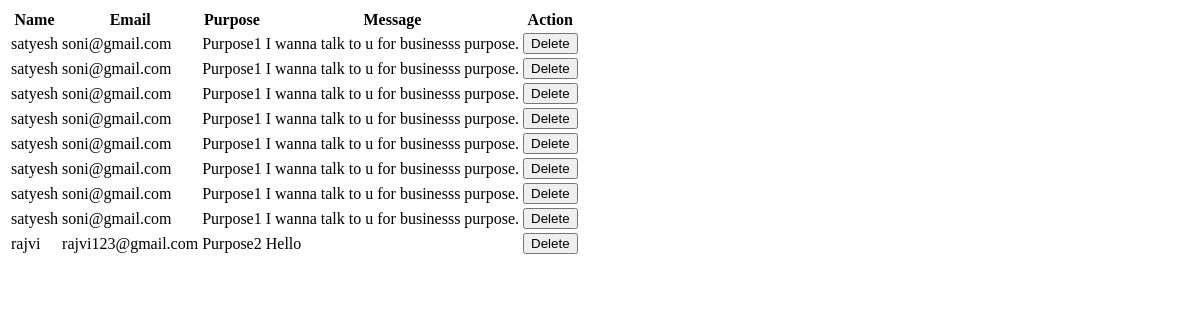
/admin-url/viewcontact, run on an earlier commit of the app's database.
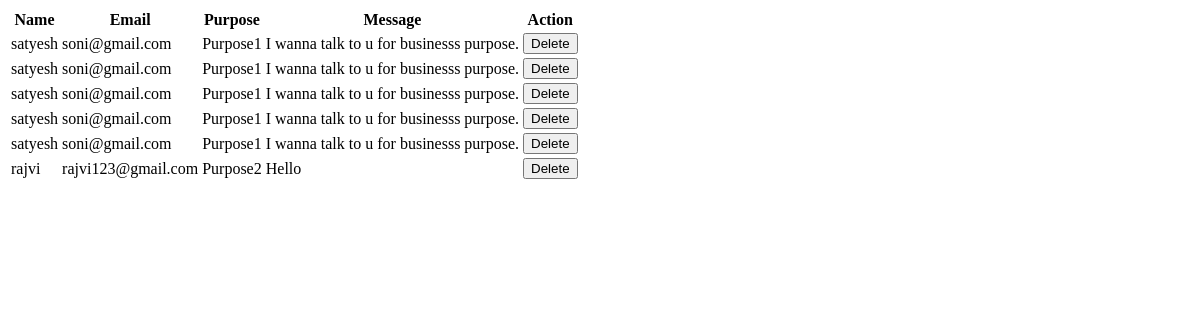
And on a later commit of the database.
### myapp/models.py (models this page shows)
class Contact(models.Model):
    name = models.CharField(max_length=200,null=True,verbose_name="Full Name :")
    email = models.EmailField(max_length=200,verbose_name="Email :")
    PURPOSE=(
        ('Purpose1','Purpose1'),
        ('Purpose2','Purpose2')
    )
    purpose = models.CharField(choices=PURPOSE,max_length=200,verbose_name='Purpose :')
    msg = models.TextField(max_length=1000,null=True)

### adminapp/views.py (the view)
# urls.py: path('viewcontact', ContactUs, name='viewcontactus'),
def ContactUs(req):
    form = Contact.objects.all()
    context={
        'forms' : form
    }
    return render(req, 'Viewcontacts.html',context)

### adminapp/templates/Viewcontacts.html
<table>
    <tr>
        <th>Name</th>
        <th>Email</th>
        <th>Purpose</th>
        <th>Message</th>
        <th>Action</th>
    </tr>
        {% for data in forms%}
             <tr>
                <td>{{data.name}}</td>
                <td>{{data.email}}</td>
                <td>{{data.purpose}}</td>
                <td>{{data.msg}}</td>
                <td><a href="{% url 'deletecontacts' data.id %}"><button type='submit' onclick="return confirm('Are you sure to Delete?')" class='btn btn-danger'>Delete</button></a></td>
            </tr>
        {% endfor %}
</table>

What changed in the data, as far as the page shows it:
removed Contact: name "satyesh", email "soni@gmail.com", purpose "Purpose1", msg "I wanna talk to u for businesss purpose."
removed Contact: name "satyesh", email "soni@gmail.com", purpose "Purpose1", msg "I wanna talk to u for businesss purpose."
removed Contact: name "satyesh", email "soni@gmail.com", purpose "Purpose1", msg "I wanna talk to u for businesss purpose."
